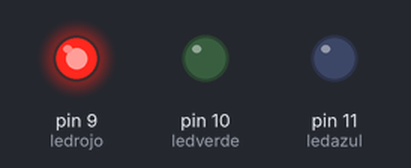
Simulated run of this sketch. Board: Arduino Uno, built with avr-gcc and run on an emulated ATmega328P. On the bench: output pins drawn as LEDs (lit = HIGH).

Above: at 0.05 s.
At 1.45 s:
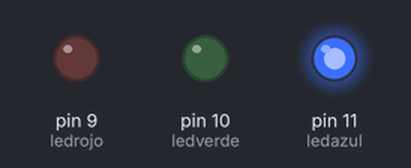
At 2.85 s:
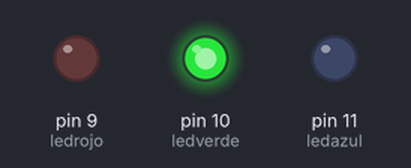
Timing chart, 0 to 3.1 s (numbered marks = the images above):
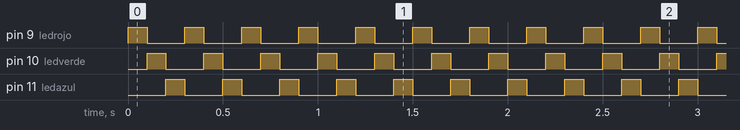

The sketch:

sketch_dec28b.ino
```cpp
int ledrojo =9;
int ledverde =10;
int ledazul =11;


void setup() {
  // put your setup code here, to run once:
pinMode(ledrojo, OUTPUT);
pinMode(ledverde,OUTPUT);
pinMode(ledazul, OUTPUT);
}

void loop() {
  // put your main code here, to run repeatedly:
analogWrite(ledrojo, 255);
analogWrite(ledverde, 0);
analogWrite(ledazul, 0);
delay(100);

analogWrite(ledrojo, 0);
analogWrite(ledverde, 255);
analogWrite(ledazul, 0);
delay(100);


analogWrite(ledrojo, 0);
analogWrite(ledverde, 0);
analogWrite(ledazul, 255);
delay(100);


}
```

Measured:
- by itself, pin 9 (ledrojo), pin 10 (ledverde), pin 11 (ledazul): alternates HIGH for 0.10 s and LOW for 0.20 s
